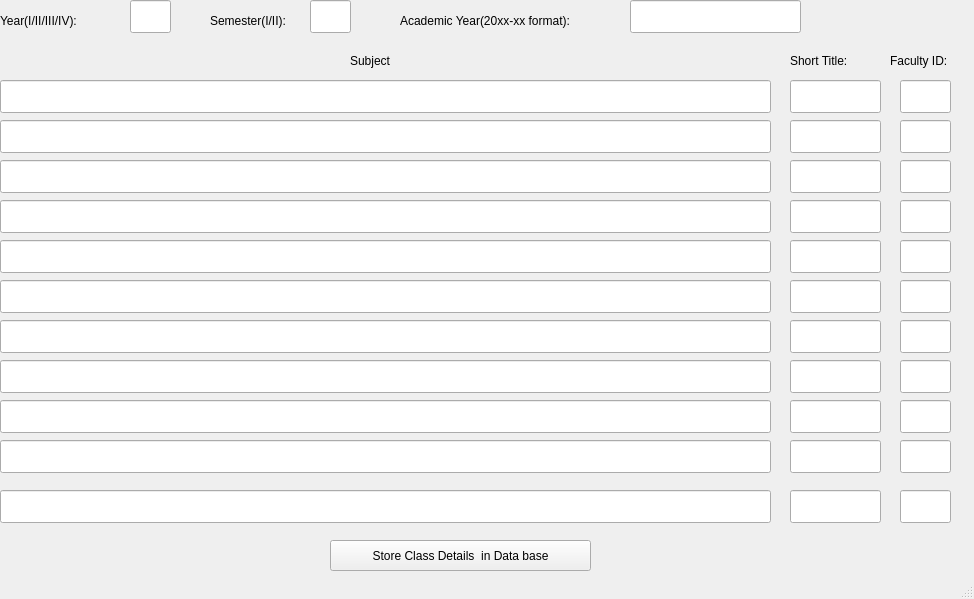
<?xml version="1.0" encoding="UTF-8"?>
<ui version="4.0">
 <class>MainWindow</class>
 <widget class="QMainWindow" name="MainWindow">
  <property name="geometry">
   <rect>
    <x>0</x>
    <y>0</y>
    <width>974</width>
    <height>599</height>
   </rect>
  </property>
  <property name="windowTitle">
   <string>Class Details</string>
  </property>
  <widget class="QWidget" name="centralwidget">
   <widget class="QPushButton" name="pushButton">
    <property name="geometry">
     <rect>
      <x>330</x>
      <y>540</y>
      <width>261</width>
      <height>31</height>
     </rect>
    </property>
    <property name="text">
     <string>Store Class Details  in Data base</string>
    </property>
   </widget>
   <widget class="QLineEdit" name="lineEdit_3">
    <property name="geometry">
     <rect>
      <x>130</x>
      <y>0</y>
      <width>41</width>
      <height>33</height>
     </rect>
    </property>
   </widget>
   <widget class="QLineEdit" name="lineEdit_4">
    <property name="geometry">
     <rect>
      <x>0</x>
      <y>80</y>
      <width>771</width>
      <height>33</height>
     </rect>
    </property>
   </widget>
   <widget class="QLabel" name="label_3">
    <property name="geometry">
     <rect>
      <x>0</x>
      <y>10</y>
      <width>121</width>
      <height>21</height>
     </rect>
    </property>
    <property name="text">
     <string>Year(I/II/III/IV):</string>
    </property>
   </widget>
   <widget class="QLabel" name="label_4">
    <property name="geometry">
     <rect>
      <x>350</x>
      <y>50</y>
      <width>61</width>
      <height>21</height>
     </rect>
    </property>
    <property name="text">
     <string>Subject</string>
    </property>
   </widget>
   <widget class="QLabel" name="label_5">
    <property name="geometry">
     <rect>
      <x>210</x>
      <y>10</y>
      <width>101</width>
      <height>21</height>
     </rect>
    </property>
    <property name="text">
     <string>Semester(I/II):</string>
    </property>
   </widget>
   <widget class="QLineEdit" name="lineEdit_5">
    <property name="geometry">
     <rect>
      <x>310</x>
      <y>0</y>
      <width>41</width>
      <height>33</height>
     </rect>
    </property>
   </widget>
   <widget class="QLabel" name="label_6">
    <property name="geometry">
     <rect>
      <x>400</x>
      <y>10</y>
      <width>221</width>
      <height>21</height>
     </rect>
    </property>
    <property name="text">
     <string>Academic Year(20xx-xx format):</string>
    </property>
   </widget>
   <widget class="QLineEdit" name="lineEdit_6">
    <property name="geometry">
     <rect>
      <x>630</x>
      <y>0</y>
      <width>171</width>
      <height>33</height>
     </rect>
    </property>
   </widget>
   <widget class="QLineEdit" name="lineEdit_7">
    <property name="geometry">
     <rect>
      <x>790</x>
      <y>80</y>
      <width>91</width>
      <height>33</height>
     </rect>
    </property>
   </widget>
   <widget class="QLabel" name="label_7">
    <property name="geometry">
     <rect>
      <x>790</x>
      <y>50</y>
      <width>71</width>
      <height>21</height>
     </rect>
    </property>
    <property name="text">
     <string>Short Title:</string>
    </property>
   </widget>
   <widget class="QLineEdit" name="lineEdit_8">
    <property name="geometry">
     <rect>
      <x>900</x>
      <y>80</y>
      <width>51</width>
      <height>33</height>
     </rect>
    </property>
   </widget>
   <widget class="QLabel" name="label_8">
    <property name="geometry">
     <rect>
      <x>890</x>
      <y>50</y>
      <width>71</width>
      <height>21</height>
     </rect>
    </property>
    <property name="text">
     <string>Faculty ID:</string>
    </property>
   </widget>
   <widget class="QLineEdit" name="lineEdit_9">
    <property name="geometry">
     <rect>
      <x>790</x>
      <y>120</y>
      <width>91</width>
      <height>33</height>
     </rect>
    </property>
   </widget>
   <widget class="QLineEdit" name="lineEdit_10">
    <property name="geometry">
     <rect>
      <x>0</x>
      <y>120</y>
      <width>771</width>
      <height>33</height>
     </rect>
    </property>
   </widget>
   <widget class="QLineEdit" name="lineEdit_11">
    <property name="geometry">
     <rect>
      <x>900</x>
      <y>120</y>
      <width>51</width>
      <height>33</height>
     </rect>
    </property>
   </widget>
   <widget class="QLineEdit" name="lineEdit_12">
    <property name="geometry">
     <rect>
      <x>790</x>
      <y>160</y>
      <width>91</width>
      <height>33</height>
     </rect>
    </property>
   </widget>
   <widget class="QLineEdit" name="lineEdit_13">
    <property name="geometry">
     <rect>
      <x>0</x>
      <y>160</y>
      <width>771</width>
      <height>33</height>
     </rect>
    </property>
   </widget>
   <widget class="QLineEdit" name="lineEdit_14">
    <property name="geometry">
     <rect>
      <x>900</x>
      <y>160</y>
      <width>51</width>
      <height>33</height>
     </rect>
    </property>
   </widget>
   <widget class="QLineEdit" name="lineEdit_15">
    <property name="geometry">
     <rect>
      <x>790</x>
      <y>200</y>
      <width>91</width>
      <height>33</height>
     </rect>
    </property>
   </widget>
   <widget class="QLineEdit" name="lineEdit_16">
    <property name="geometry">
     <rect>
      <x>0</x>
      <y>200</y>
      <width>771</width>
      <height>33</height>
     </rect>
    </property>
   </widget>
   <widget class="QLineEdit" name="lineEdit_17">
    <property name="geometry">
     <rect>
      <x>900</x>
      <y>200</y>
      <width>51</width>
      <height>33</height>
     </rect>
    </property>
   </widget>
   <widget class="QLineEdit" name="lineEdit_18">
    <property name="geometry">
     <rect>
      <x>790</x>
      <y>240</y>
      <width>91</width>
      <height>33</height>
     </rect>
    </property>
   </widget>
   <widget class="QLineEdit" name="lineEdit_19">
    <property name="geometry">
     <rect>
      <x>0</x>
      <y>240</y>
      <width>771</width>
      <height>33</height>
     </rect>
    </property>
   </widget>
   <widget class="QLineEdit" name="lineEdit_20">
    <property name="geometry">
     <rect>
      <x>900</x>
      <y>240</y>
      <width>51</width>
      <height>33</height>
     </rect>
    </property>
   </widget>
   <widget class="QLineEdit" name="lineEdit_21">
    <property name="geometry">
     <rect>
      <x>790</x>
      <y>280</y>
      <width>91</width>
      <height>33</height>
     </rect>
    </property>
   </widget>
   <widget class="QLineEdit" name="lineEdit_22">
    <property name="geometry">
     <rect>
      <x>0</x>
      <y>280</y>
      <width>771</width>
      <height>33</height>
     </rect>
    </property>
   </widget>
   <widget class="QLineEdit" name="lineEdit_23">
    <property name="geometry">
     <rect>
      <x>900</x>
      <y>280</y>
      <width>51</width>
      <height>33</height>
     </rect>
    </property>
   </widget>
   <widget class="QLineEdit" name="lineEdit_24">
    <property name="geometry">
     <rect>
      <x>790</x>
      <y>320</y>
      <width>91</width>
      <height>33</height>
     </rect>
    </property>
   </widget>
   <widget class="QLineEdit" name="lineEdit_25">
    <property name="geometry">
     <rect>
      <x>0</x>
      <y>320</y>
      <width>771</width>
      <height>33</height>
     </rect>
    </property>
   </widget>
   <widget class="QLineEdit" name="lineEdit_26">
    <property name="geometry">
     <rect>
      <x>900</x>
      <y>320</y>
      <width>51</width>
      <height>33</height>
     </rect>
    </property>
   </widget>
   <widget class="QLineEdit" name="lineEdit_27">
    <property name="geometry">
     <rect>
      <x>790</x>
      <y>360</y>
      <width>91</width>
      <height>33</height>
     </rect>
    </property>
   </widget>
   <widget class="QLineEdit" name="lineEdit_28">
    <property name="geometry">
     <rect>
      <x>0</x>
      <y>360</y>
      <width>771</width>
      <height>33</height>
     </rect>
    </property>
   </widget>
   <widget class="QLineEdit" name="lineEdit_29">
    <property name="geometry">
     <rect>
      <x>900</x>
      <y>360</y>
      <width>51</width>
      <height>33</height>
     </rect>
    </property>
   </widget>
   <widget class="QLineEdit" name="lineEdit_30">
    <property name="geometry">
     <rect>
      <x>790</x>
      <y>400</y>
      <width>91</width>
      <height>33</height>
     </rect>
    </property>
   </widget>
   <widget class="QLineEdit" name="lineEdit_31">
    <property name="geometry">
     <rect>
      <x>0</x>
      <y>400</y>
      <width>771</width>
      <height>33</height>
     </rect>
    </property>
   </widget>
   <widget class="QLineEdit" name="lineEdit_32">
    <property name="geometry">
     <rect>
      <x>900</x>
      <y>400</y>
      <width>51</width>
      <height>33</height>
     </rect>
    </property>
   </widget>
   <widget class="QLineEdit" name="lineEdit_33">
    <property name="geometry">
     <rect>
      <x>790</x>
      <y>440</y>
      <width>91</width>
      <height>33</height>
     </rect>
    </property>
   </widget>
   <widget class="QLineEdit" name="lineEdit_34">
    <property name="geometry">
     <rect>
      <x>0</x>
      <y>440</y>
      <width>771</width>
      <height>33</height>
     </rect>
    </property>
   </widget>
   <widget class="QLineEdit" name="lineEdit_35">
    <property name="geometry">
     <rect>
      <x>900</x>
      <y>440</y>
      <width>51</width>
      <height>33</height>
     </rect>
    </property>
   </widget>
   <widget class="QLineEdit" name="lineEdit_36">
    <property name="geometry">
     <rect>
      <x>790</x>
      <y>490</y>
      <width>91</width>
      <height>33</height>
     </rect>
    </property>
   </widget>
   <widget class="QLineEdit" name="lineEdit_37">
    <property name="geometry">
     <rect>
      <x>0</x>
      <y>490</y>
      <width>771</width>
      <height>33</height>
     </rect>
    </property>
   </widget>
   <widget class="QLineEdit" name="lineEdit_38">
    <property name="geometry">
     <rect>
      <x>900</x>
      <y>490</y>
      <width>51</width>
      <height>33</height>
     </rect>
    </property>
   </widget>
  </widget>
  <widget class="QStatusBar" name="statusbar"/>
 </widget>
 <resources/>
 <connections/>
</ui>
